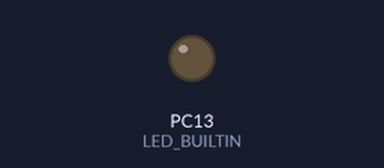
Bench run of a program on a simulated STM32 Blue Pill. Parts: output pins drawn as LEDs (lit = HIGH). Random numbers use the default seed unless the program sets one.

Above: at 0.1 s.
At 34.4 s:
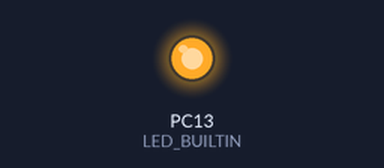
Timing chart, 0 to 39.7 s (numbered marks = the images above):
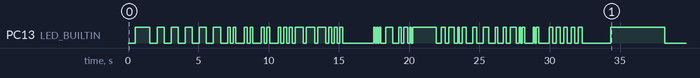

The program:

main.cpp
```cpp
#include <Arduino.h>

#define LED_BUILTIN PC13

void breathingEffect();
void flashing();
void doubleBlink();
void sosMorseCode();
void runningLight();
void knightRider();
void flickeringCandle();
void randomBlink();
void heartbeatPulse();
void waveFade();
void slowPulse();
void bouncingBall();
void thunderstorm();
void policeStrobe();
void fireflyTwinkle();
void fastPulse();
void stepUpFade();
void stepDownFade();
void breathingFlash();
void fastForwardBlink();

void setup() {
  pinMode(LED_BUILTIN, OUTPUT);
}

void loop() {
  breathingEffect();
  flashing();
  doubleBlink();
  sosMorseCode();
  runningLight();
  knightRider();
  flickeringCandle();
  randomBlink();
  heartbeatPulse();
  waveFade();
  slowPulse();
  bouncingBall();
  thunderstorm();
  policeStrobe();
  fireflyTwinkle();
  fastPulse();
  stepUpFade();
  stepDownFade();
  breathingFlash();
  fastForwardBlink();
}

// 1. Breathing Effect
void breathingEffect() {
  for (int i = 0; i <= 255; i += 5) {
    analogWrite(LED_BUILTIN, i);
    delay(20);
  }
  for (int i = 255; i >= 0; i -= 5) {
    analogWrite(LED_BUILTIN, i);
    delay(20);
  }
}

// 2. Flashing
void flashing() {
  for (int i = 0; i < 5; i++) {
    digitalWrite(LED_BUILTIN, HIGH);
    delay(500);
    digitalWrite(LED_BUILTIN, LOW);
    delay(500);
  }
}

// 3. Double Blink
void doubleBlink() {
  for (int i = 0; i < 3; i++) {
    digitalWrite(LED_BUILTIN, HIGH);
    delay(200);
    digitalWrite(LED_BUILTIN, LOW);
    delay(200);
    digitalWrite(LED_BUILTIN, HIGH);
    delay(200);
    digitalWrite(LED_BUILTIN, LOW);
    delay(600);
  }
}

// 4. SOS Morse Code
void sosMorseCode() {
  int dot = 200, dash = 600;
  for (int i = 0; i < 3; i++) { digitalWrite(LED_BUILTIN, HIGH); delay(dot); digitalWrite(LED_BUILTIN, LOW); delay(dot); }
  for (int i = 0; i < 3; i++) { digitalWrite(LED_BUILTIN, HIGH); delay(dash); digitalWrite(LED_BUILTIN, LOW); delay(dot); }
  for (int i = 0; i < 3; i++) { digitalWrite(LED_BUILTIN, HIGH); delay(dot); digitalWrite(LED_BUILTIN, LOW); delay(dot); }
  delay(2000);
}

// 5. Running Light
void runningLight() {
  for (int i = 0; i < 3; i++) {
    digitalWrite(LED_BUILTIN, HIGH);
    delay(100);
    digitalWrite(LED_BUILTIN, LOW);
    delay(100);
  }
}

// 6. Knight Rider (Larson Scanner)
void knightRider() {
  for (int i = 0; i < 255; i += 5) {
    analogWrite(LED_BUILTIN, i);
    delay(10);
  }
  for (int i = 255; i >= 0; i -= 5) {
    analogWrite(LED_BUILTIN, i);
    delay(10);
  }
}

// 7. Flickering Candle Effect
void flickeringCandle() {
  for (int i = 0; i < 20; i++) {
    int flicker = random(80, 255);
    analogWrite(LED_BUILTIN, flicker);
    delay(random(50, 200));
  }
}

// 8. Random Blink
void randomBlink() {
  for (int i = 0; i < 10; i++) {
    digitalWrite(LED_BUILTIN, HIGH);
    delay(random(100, 500));
    digitalWrite(LED_BUILTIN, LOW);
    delay(random(100, 500));
  }
}

// 9. Heartbeat Pulse
void heartbeatPulse() {
  for (int i = 0; i < 2; i++) {
    analogWrite(LED_BUILTIN, 255);
    delay(100);
    analogWrite(LED_BUILTIN, 50);
    delay(100);
    analogWrite(LED_BUILTIN, 255);
    delay(200);
    analogWrite(LED_BUILTIN, 0);
    delay(600);
  }
}

// 10. Wave Fade
void waveFade() {
  for (int i = 0; i < 5; i++) {
    for (int j = 0; j <= 255; j += 5) {
      analogWrite(LED_BUILTIN, j);
      delay(5);
    }
    for (int j = 255; j >= 0; j -= 5) {
      analogWrite(LED_BUILTIN, j);
      delay(5);
    }
  }
}

// 11. Slow Pulse
void slowPulse() {
  for (int i = 0; i <= 255; i += 2) {
    analogWrite(LED_BUILTIN, i);
    delay(30);
  }
  for (int i = 255; i >= 0; i -= 2) {
    analogWrite(LED_BUILTIN, i);
    delay(30);
  }
}

// 12. Bouncing Ball Effect
void bouncingBall() {
  for (int i = 0; i < 3; i++) {
    digitalWrite(LED_BUILTIN, HIGH);
    delay(200);
    digitalWrite(LED_BUILTIN, LOW);
    delay(300);
  }
}

// 13. Thunderstorm (Lightning)
void thunderstorm() {
  for (int i = 0; i < 5; i++) {
    digitalWrite(LED_BUILTIN, HIGH);
    delay(random(50, 300));
    digitalWrite(LED_BUILTIN, LOW);
    delay(random(50, 700));
  }
}

// 14. Police Strobe
void policeStrobe() {
  for (int i = 0; i < 5; i++) {
    digitalWrite(LED_BUILTIN, HIGH);
    delay(50);
    digitalWrite(LED_BUILTIN, LOW);
    delay(50);
  }
}

// 15. Firefly Twinkle
void fireflyTwinkle() {
  for (int i = 0; i < 10; i++) {
    int brightness = random(10, 255);
    analogWrite(LED_BUILTIN, brightness);
    delay(random(50, 200));
    analogWrite(LED_BUILTIN, 0);
    delay(random(200, 500));
  }
}

// 16. Fast Pulse
void fastPulse() {
  for (int i = 0; i < 5; i++) {
    analogWrite(LED_BUILTIN, 255);
    delay(50);
    analogWrite(LED_BUILTIN, 0);
    delay(50);
  }
}

// 17. Step-Up Fade
void stepUpFade() {
  for (int i = 0; i <= 255; i += 20) {
    analogWrite(LED_BUILTIN, i);
    delay(50);
  }
  analogWrite(LED_BUILTIN, 0);
  delay(300);
}

// 18. Step-Down Fade
void stepDownFade() {
  analogWrite(LED_BUILTIN, 255);
  delay(300);
  for (int i = 255; i >= 0; i -= 20) {
    analogWrite(LED_BUILTIN, i);
    delay(50);
  }
}

// 19. Breathing with a Flash
void breathingFlash() {
  for (int i = 0; i <= 255; i += 10) {
    analogWrite(LED_BUILTIN, i);
    delay(10);
  }
  analogWrite(LED_BUILTIN, 255);
  delay(100);
  analogWrite(LED_BUILTIN, 0);
  delay(500);
}

// 20. Fast-Forward Blink
void fastForwardBlink() {
  for (int i = 100; i >= 10; i -= 10) {
    digitalWrite(LED_BUILTIN, HIGH);
    delay(i);
    digitalWrite(LED_BUILTIN, LOW);
    delay(i);
  }
}
```

Measured:
- by itself, PC13 (LED_BUILTIN): LOW → HIGH at 0.52 s, → LOW 1.0 s later, → HIGH 0.52 s later, → LOW 0.50 s later, … (96 changes in this stretch)
